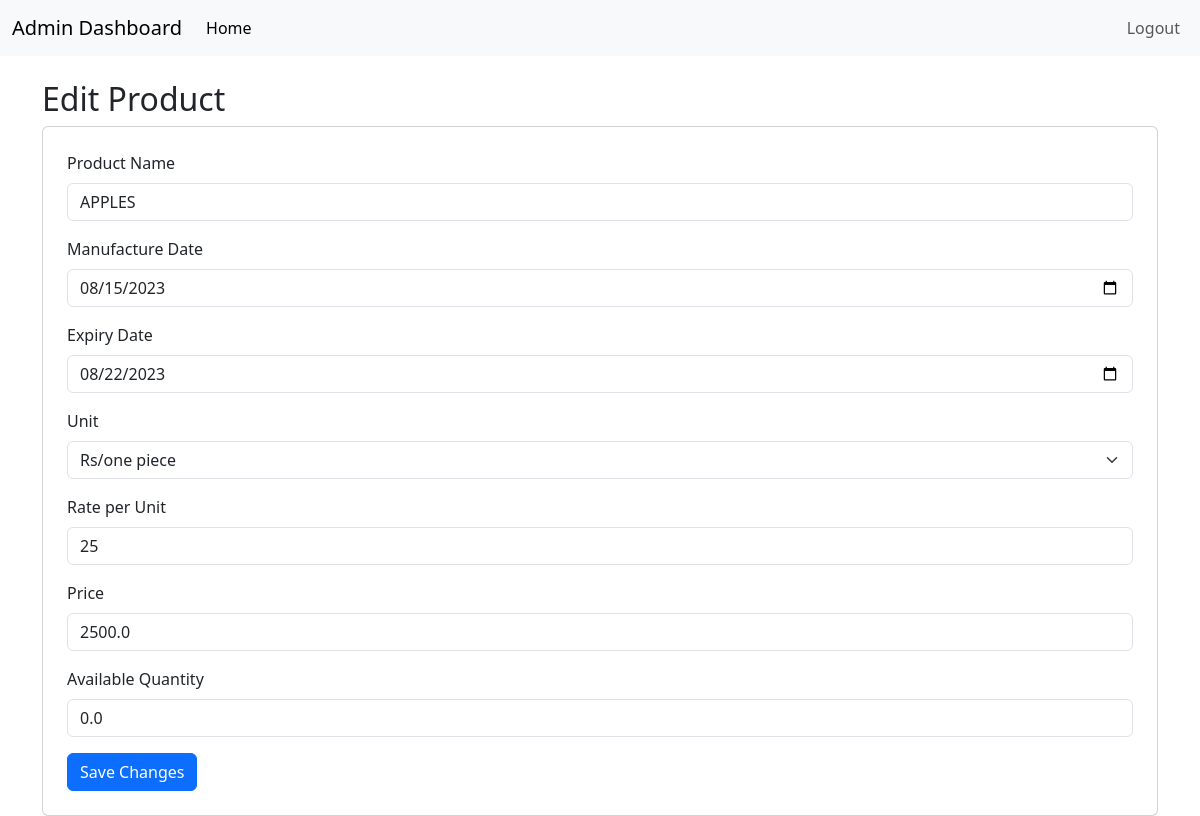
Screenshot of /admin-dashboard/edit-product/1 (signed in) with the database file from the repository.
### app.py (models this page shows)
class Product(db.Model):
    id = db.Column(db.Integer, primary_key=True)
    name = db.Column(db.String(255), nullable=False)
    manufacture_date = db.Column(db.Date)
    expiry_date = db.Column(db.Date)
    unit = db.Column(db.String(50))
    rate_per_unit = db.Column(db.String(50))  # For example, "Rs/Kg", "Rs/Litre"
    price = db.Column(db.Float, nullable=False)
    available_quantity = db.Column(db.Float, nullable=False)
    category_id = db.Column(db.Integer, db.ForeignKey('category.id'), nullable=False)
    carts = db.relationship('Cart', backref='product', lazy=True)
    user_products = db.relationship('UserProduct', backref='product', lazy=True)

### app.py (the view, shortened to what this page needs)
@app.route('/admin-dashboard/edit-product/<int:product_id>', methods=['GET', 'POST'])
@login_required
def edit_product(product_id):
    product = Product.query.get_or_404(product_id)
    if current_user.role != 'admin':
        flash('You are not authorized to access this page.', 'danger')
        return redirect(url_for('user_dashboard'))
    form = ProductForm()
    form.name.data = product.name
    form.manufacture_date.data = product.manufacture_date
    form.expiry_date.data = product.expiry_date
    form.unit.data = product.unit
    form.rate_per_unit.data = product.rate_per_unit
    form.price.data = product.price
    form.available_quantity.data = product.available_quantity
    return render_template('edit_product.html', product_id=product_id, form=form, product=product)

### app.py
class ProductForm(FlaskForm):
    name = StringField('Product Name', validators=[DataRequired()])
    manufacture_date = DateField('Manufacture Date', validators=[DataRequired()])
    expiry_date = DateField('Expiry Date', validators=[DataRequired()])
    unit = SelectField('Unit', choices=[
        ('Rs/Kg', 'Rs/Kg'),
        ('Rs/Litre', 'Rs/Litre'),
        ('Rs/dozen', 'Rs/dozen'),
        ('Rs/gram', 'Rs/gram'),
        ('Rs/one piece', 'Rs/one piece')
    ], validators=[DataRequired()])
    rate_per_unit = StringField('Rate per Unit', validators=[DataRequired()])
    price = FloatField('Price', validators=[DataRequired()])
    available_quantity = FloatField('Available Quantity', validators=[DataRequired()])
    submit = SubmitField('Create Product')

### app.py (called while the page is built)
@login_manager.user_loader
def load_user(user_id):
    return db.session.get(Users, int(user_id))

### templates/edit_product.html (shortened to what this page needs)
<!doctype html>
<html lang="en">
  <head>
    <link href="https://cdn.jsdelivr.net/npm/bootstrap@5.3.1/dist/css/bootstrap.min.css" rel="stylesheet">
  </head>
  <body>
    <nav class="navbar navbar-expand-lg bg-body-tertiary">
        <div class="container-fluid">
          <a class="navbar-brand" href="{{url_for('admin_dashboard')}}">Admin Dashboard</a>
          <div class="collapse navbar-collapse" id="navbarSupportedContent">
            <ul class="navbar-nav me-auto mb-2 mb-lg-0">
              <li class="nav-item">
                <a class="nav-link active" aria-current="page" href="{{url_for('admin_dashboard')}}">Home</a>
              </li>
            </ul>
            <ul class="navbar-nav ms-auto mb-2 mb-lg-0">
                <li class="nav-item">
                  <a class="nav-link" href="{{url_for('logout')}}">Logout</a>
                </li>
              </ul>
          </div>
        </div>
      </nav>
      <div class="container mt-4">
        <h2>Edit Product</h2>
        <div class="card p-4">
            <form method="post">
                <div class="mb-3">
                    {{ form.name.label(class="form-label") }}
                    {{ form.name(class="form-control", required="required", value=product.name) }}
                </div>
                <div class="mb-3">
                    {{ form.manufacture_date.label(class="form-label") }}
                    {{ form.manufacture_date(class="form-control", required="required", value=product.manufacture_date) }}
                </div>
                <div class="mb-3">
                    {{ form.expiry_date.label(class="form-label") }}
                    {{ form.expiry_date(class="form-control", required="required", value=product.expiry_date) }}
                </div>
                <div class="mb-3">
                    {{ form.unit.label(class="form-label") }}
                    <select class="form-select" name="{{ form.unit.name }}" required>
                        <option value="Rs/one piece" {{ 'selected' if product.unit == 'Rs/one piece' }}>Rs/one piece</option>
                    </select>
                </div>
                <div class="mb-3">
                    {{ form.rate_per_unit.label(class="form-label") }}
                    {{ form.rate_per_unit(class="form-control", required="required", value=product.rate_per_unit) }}
                </div>
                <div class="mb-3">
                    {{ form.price.label(class="form-label") }}
                    {{ form.price(class="form-control", required="required", value=product.price) }}
                </div>
                <div class="mb-3">
                    {{ form.available_quantity.label(class="form-label") }}
                    {{ form.available_quantity(class="form-control", required="required", value=product.available_quantity) }}
                </div>
                <button type="submit" class="btn btn-primary">Save Changes</button>
            </form>
        </div>
    </div>
  </body>
</html>

### rows the page displays
Product: name "APPLES", manufacture_date "08/15/2023", expiry_date "08/22/2023", rate_per_unit "25", price "2500.0", available_quantity "0.0"
